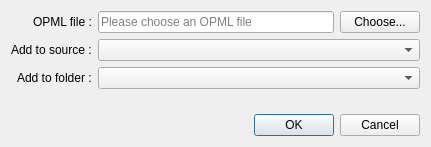
<?xml version="1.0" encoding="UTF-8"?>
<ui version="4.0">
 <class>DialogImportOPML</class>
 <widget class="QDialog" name="DialogImportOPML">
  <property name="geometry">
   <rect>
    <x>0</x>
    <y>0</y>
    <width>431</width>
    <height>147</height>
   </rect>
  </property>
  <property name="minimumSize">
   <size>
    <width>431</width>
    <height>0</height>
   </size>
  </property>
  <property name="maximumSize">
   <size>
    <width>600</width>
    <height>147</height>
   </size>
  </property>
  <property name="windowTitle">
   <string>Import OPML file</string>
  </property>
  <layout class="QVBoxLayout" name="verticalLayout">
   <item>
    <layout class="QFormLayout" name="formLayout">
     <property name="labelAlignment">
      <set>Qt::AlignRight|Qt::AlignTrailing|Qt::AlignVCenter</set>
     </property>
     <item row="1" column="0">
      <widget class="QLabel" name="labelSource">
       <property name="text">
        <string>Add to source :</string>
       </property>
      </widget>
     </item>
     <item row="0" column="0">
      <widget class="QLabel" name="labelOPMLFile">
       <property name="text">
        <string>OPML file :</string>
       </property>
      </widget>
     </item>
     <item row="0" column="1">
      <layout class="QHBoxLayout" name="horizontalLayout">
       <item>
        <widget class="QLineEdit" name="lineEditChosenOPMLFile">
         <property name="focusPolicy">
          <enum>Qt::NoFocus</enum>
         </property>
         <property name="readOnly">
          <bool>true</bool>
         </property>
         <property name="placeholderText">
          <string>Please choose an OPML file</string>
         </property>
        </widget>
       </item>
       <item>
        <widget class="QPushButton" name="pushButtonChooseOPMLFile">
         <property name="text">
          <string>Choose...</string>
         </property>
        </widget>
       </item>
      </layout>
     </item>
     <item row="1" column="1">
      <widget class="QComboBox" name="comboBoxSources"/>
     </item>
     <item row="2" column="0">
      <widget class="QLabel" name="labelAddToFolder">
       <property name="text">
        <string>Add to folder :</string>
       </property>
      </widget>
     </item>
     <item row="2" column="1">
      <widget class="QComboBox" name="comboBoxFolder"/>
     </item>
    </layout>
   </item>
   <item>
    <widget class="QDialogButtonBox" name="buttonBox">
     <property name="orientation">
      <enum>Qt::Horizontal</enum>
     </property>
     <property name="standardButtons">
      <set>QDialogButtonBox::Cancel|QDialogButtonBox::Ok</set>
     </property>
    </widget>
   </item>
  </layout>
 </widget>
 <tabstops>
  <tabstop>pushButtonChooseOPMLFile</tabstop>
  <tabstop>comboBoxSources</tabstop>
  <tabstop>lineEditChosenOPMLFile</tabstop>
 </tabstops>
 <resources/>
 <connections>
  <connection>
   <sender>buttonBox</sender>
   <signal>accepted()</signal>
   <receiver>DialogImportOPML</receiver>
   <slot>accept()</slot>
   <hints>
    <hint type="sourcelabel">
     <x>248</x>
     <y>254</y>
    </hint>
    <hint type="destinationlabel">
     <x>157</x>
     <y>274</y>
    </hint>
   </hints>
  </connection>
  <connection>
   <sender>buttonBox</sender>
   <signal>rejected()</signal>
   <receiver>DialogImportOPML</receiver>
   <slot>reject()</slot>
   <hints>
    <hint type="sourcelabel">
     <x>316</x>
     <y>260</y>
    </hint>
    <hint type="destinationlabel">
     <x>286</x>
     <y>274</y>
    </hint>
   </hints>
  </connection>
 </connections>
</ui>
